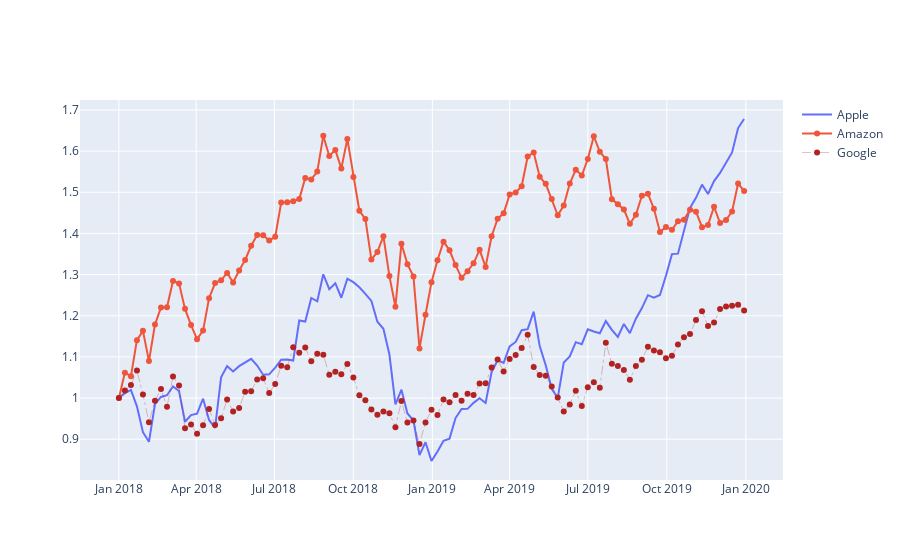

Notebook code cell kept with this figure:
### Code cell
fig = go.Figure()
fig.add_trace(go.Scatter(x=dF_stocks.date, 
                         y=dF_stocks.AAPL, 
                         mode='lines', 
                         name='Apple'))
fig.add_trace(go.Scatter(x=dF_stocks.date, 
                         y=dF_stocks.AMZN, 
                         mode='lines+markers', 
                         name='Amazon'))
fig.add_trace(go.Scatter(x=dF_stocks.date, 
                         y=dF_stocks.GOOG, 
                         mode='lines+markers', 
                         name='Google', 
                         line=dict(color='firebrick', 
                                   width=0.3, 
                                   dash='dashdot')))
